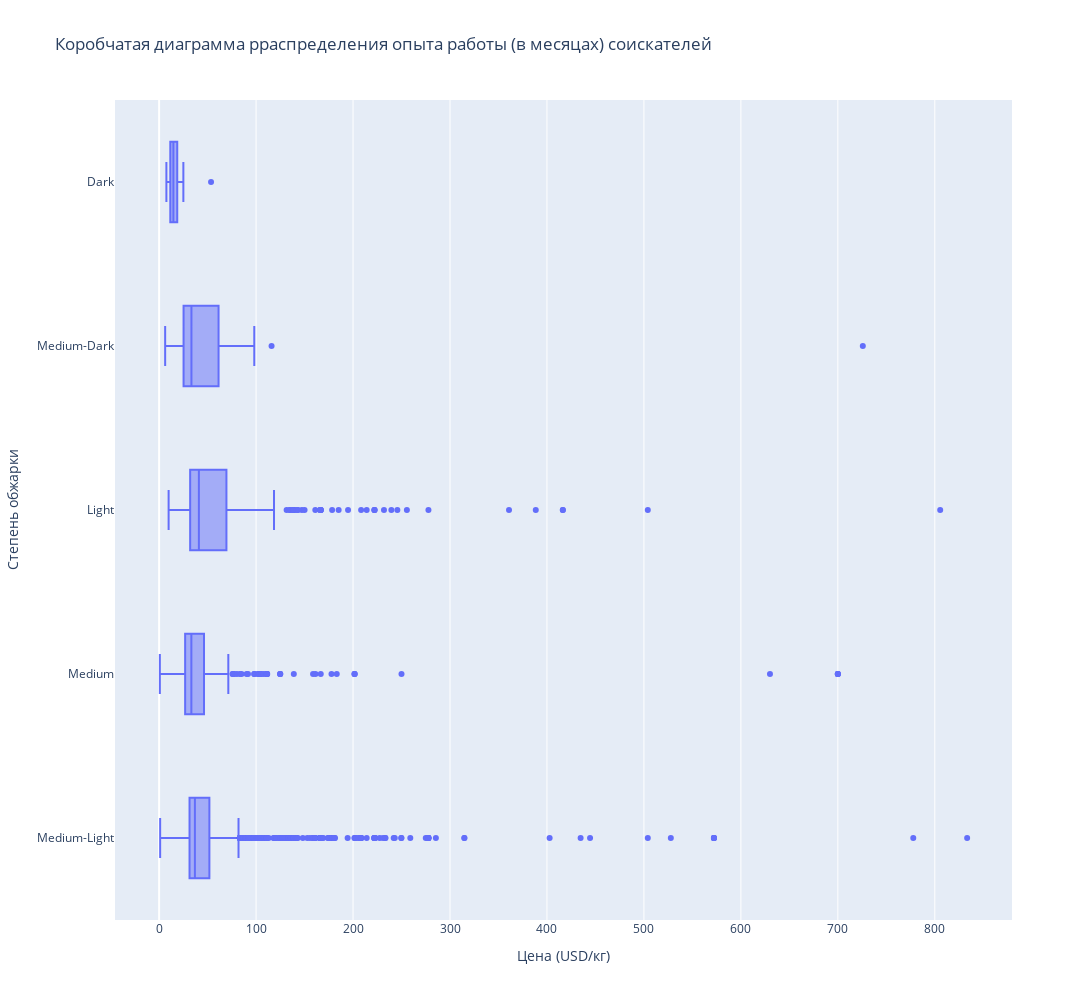

Notebook code for this chart:
### Code cell
fig_box = px.box(
    data_frame = coffee_data,
    x = 'price_kg/USD',
    y = 'roast',
    height=1000,
    width=2000,
    labels={'price_kg/USD':'Цена (USD/кг)', 'roast':'Степень обжарки'},    
    title='Коробчатая диаграмма рраспределения опыта работы (в месяцах) соискателей'
)
fig_box.show()

### Figure 1 — Plotly figure (JSON) as saved in the notebook; plotly's stock layout.template omitted (floating-point values rounded to 4 significant figures; data arrays with more than 128 entries replaced by an {"elided": "..."} marker saying what was removed)
{"data": [{"alignmentgroup": "True", "hovertemplate": "Цена (USD/кг)=%{x}<br>Степень обжарки=%{y}<extra></extra>", "legendgroup": "", "marker": {"color": "#636efa"}, "name": "", "notched": false, "offsetgroup": "", "orientation": "h", "showlegend": false, "type": "box", "x": {"elided": "2126 float values"}, "x0": " ", "xaxis": "x", "y": {"elided": "2126 str values"}, "y0": " ", "yaxis": "y"}], "layout": {"boxmode": "group", "height": 1000, "legend": {"tracegroupgap": 0}, "title": {"text": "Коробчатая диаграмма рраспределения опыта работы (в месяцах) соискателей"}, "width": 2000, "xaxis": {"anchor": "y", "domain": [0, 1], "title": {"text": "Цена (USD/кг)"}}, "yaxis": {"anchor": "x", "domain": [0, 1], "title": {"text": "Степень обжарки"}}}}
